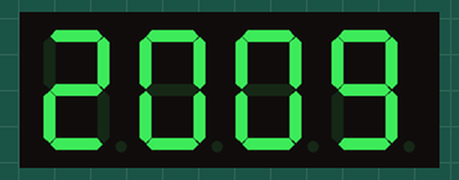
Bench run of a sketch on a simulated Arduino Uno, built with avr-gcc and run on an emulated ATmega328P. Parts: 4-digit seven-segment display.

Above: at 0.1 s.
At 2.1 s:
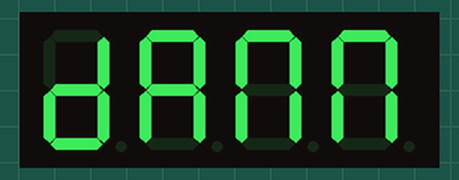
At 9.2 s:
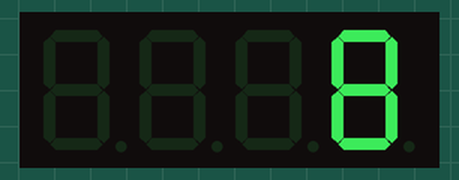
At 17.4 s:
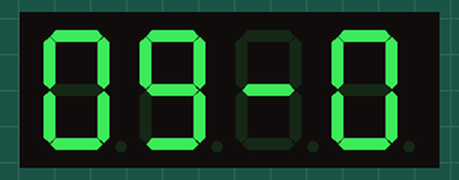
At 22.4 s:
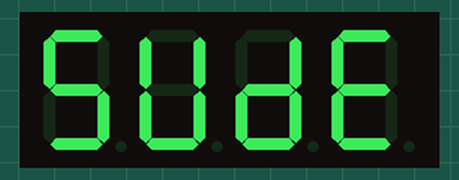
At 37.7 s:
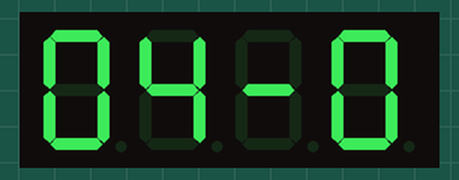

The sketch:

k_t_phane.ino
```cpp
#include "TM1637.h"
const int CLK=6;
const int DIO=7;
TM1637 tm1637(CLK,DIO);


void setup() {
 tm1637.init();
 tm1637.set(BRIGHT_TYPICAL);
 float num = 2009;
 tm1637.displayNum(num);
 delay(2000);

}

void loop() {
  tm1637.displayStr("DANNLA");
  delay(5000);
  for(int i=10;i>0;i=i-1){
    tm1637.displayNum(i);
    delay(1000);
  }
  tm1637.displayStr("09-08-2009");
  delay(5000);


  tm1637.displayStr("SUDE");
  delay(5000);
  for(int i=10;i>0;i=i-1){
    tm1637.displayNum(i);
    delay(1000);
  }
  tm1637.displayStr("04-05-2009");
  delay(5000);

}
```

Measured:
- what the display in image 1 shows lasts 5.0 s, from 2.1 s to 7.1 s
- what the display in image 2 shows lasts 1.1 s, from 9.1 s to 10.2 s
